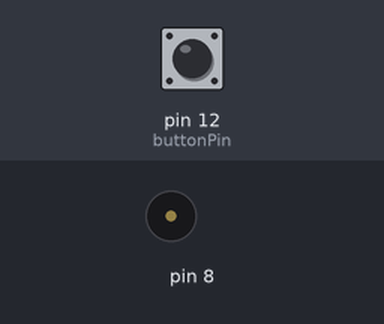
This sketch was run on a simulated Arduino Uno, built with avr-gcc and run on an emulated ATmega328P. On the bench: buzzer (waves = sounding). The inputs (shaded band) are chosen by the test bench; at power-on: pin 12 (buttonPin) LOW.

Above: at 1.2 s.
1.3 s: pin 12 (buttonPin) pulled HIGH for 1 s
At 1.47 s:
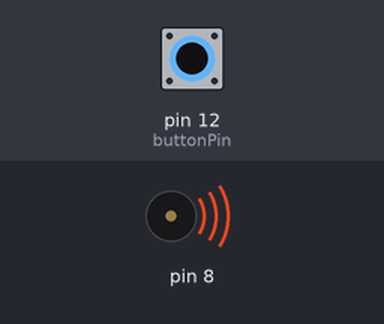
3.8 s: pin 12 (buttonPin) pulled HIGH for 3.2 s
At 7.7 s:
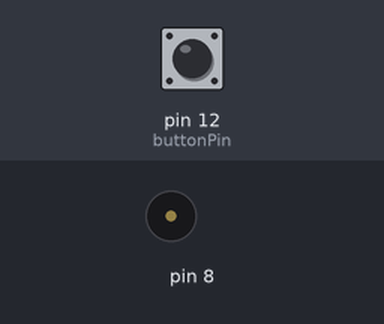
Timing chart, 0 to 9.2 s (numbered marks = the images above; inputs shaded):
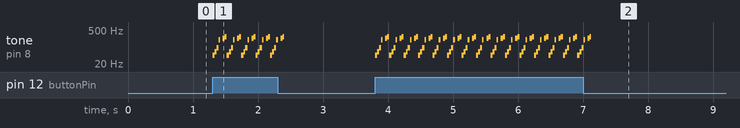

Measured:
- after the input at 1.3 s, tone on pin 8: silent → 46 Hz at once, then repeats every 0.22 s: 65 Hz 0.03 s, 92 Hz 0.03 s, 196 Hz 0.03 s, silent 0.04 s, 233 Hz 0.03 s, 262 Hz 0.03 s, 46 Hz 0.03 s, until it stays silent from 2.4 s
- after the input at 3.8 s, tone on pin 8: silent → 46 Hz at once, then repeats every 0.22 s: 65 Hz 0.03 s, 92 Hz 0.03 s, 196 Hz 0.03 s, silent 0.04 s, 233 Hz 0.03 s, 262 Hz 0.03 s, 46 Hz 0.03 s, until it stays silent from 7.1 s

The sketch:

buzzer_control.ino
```cpp
#include "pitches.h"
// notes in the melody
int melody[]={NOTE_FS1, NOTE_C2, NOTE_C2, NOTE_FS2, NOTE_G3, 0, NOTE_AS3, NOTE_C4};

// digital pin 12 has a button attached to it. Give it a name
int buttonPin = 12;

// note durations. 4=quarter note / 8=eighth note
int noteDurations[] = {4,8,8,4,4,4,4,4};

void setup() {
  // make the button's pin input
  pinMode(buttonPin, INPUT);

}

void loop() {
  // read the input pin
  int buttonState = digitalRead(buttonPin);

  // if the button is pressed
  if (buttonState == 1) {
    // iterate over the notes of the melody
    for (int thisNote = 0; thisNote < 8; thisNote++) {

      //to cslculate the note duration, take one second. Divided by the note type
      int noteDuration = 100 / noteDurations [thisNote];
      tone(8, melody [thisNote], noteDuration);

      // to distinguish the notes, set a minimum time between them
      // the note's duration +30% seems to work well
      int pauseBetweenNotes = noteDuration * 1.30;
      delay(pauseBetweenNotes);

      // stop the tone playing
      noTone(8);
    }
  }

}
```
